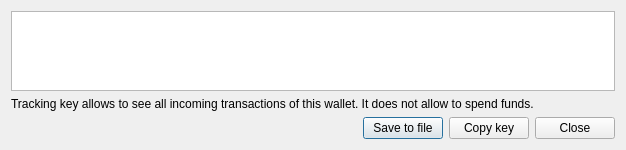
<?xml version="1.0" encoding="UTF-8"?>
<ui version="4.0">
  <class>ExportTrackingKeyDialog</class>
  <widget class="QDialog" name="ExportTrackingKeyDialog">
    <property name="geometry">
      <rect>
        <x>0</x>
        <y>0</y>
        <width>626</width>
        <height>150</height>
      </rect>
    </property>
    <property name="minimumSize">
      <size>
        <width>600</width>
        <height>150</height>
      </size>
    </property>
    <property name="maximumSize">
      <size>
        <width>16777215</width>
        <height>16777215</height>
      </size>
    </property>
    <property name="windowTitle">
      <string>Export tracking key</string>
    </property>
    <property name="windowIcon">
      <iconset resource="../../resources.qrc">
        <normaloff>:/images/cryptonote</normaloff>:/images/cryptonote
      </iconset>
    </property>
    <layout class="QVBoxLayout" name="verticalLayout">
      <item>
        <layout class="QHBoxLayout" name="horizontalLayout_3">
          <property name="topMargin">
            <number>0</number>
          </property>
          <item>
            <widget class="QTextEdit" name="m_trackingKeyEdit">
              <property name="readOnly">
                <bool>true</bool>
              </property>
              <property name="acceptRichText">
                <bool>false</bool>
              </property>
            </widget>
          </item>
        </layout>
      </item>
      <item>
        <widget class="QLabel" name="label">
          <property name="text">
            <string>Tracking key allows to see all incoming transactions of this wallet. It does not allow to spend funds.</string>
          </property>
        </widget>
      </item>
      <item>
        <layout class="QHBoxLayout" name="horizontalLayout">
          <item>
            <spacer name="horizontalSpacer">
              <property name="orientation">
                <enum>Qt::Horizontal</enum>
              </property>
              <property name="sizeHint" stdset="0">
                <size>
                  <width>40</width>
                  <height>20</height>
                </size>
              </property>
            </spacer>
          </item>
          <item>
            <widget class="QPushButton" name="m_saveTrackingKeyButton">
              <property name="text">
                <string>Save to file</string>
              </property>
              <property name="icon">
                <iconset resource="../../resources.qrc">
                  <normaloff>:/icons/save</normaloff>:/icons/save
                </iconset>
              </property>
            </widget>
          </item>
          <item>
            <widget class="QPushButton" name="m_copyTrackingKeyButton">
              <property name="text">
                <string>Copy key</string>
              </property>
              <property name="icon">
                <iconset resource="../../resources.qrc">
                  <normaloff>:/icons/copy_white</normaloff>:/icons/copy_white
                </iconset>
              </property>
            </widget>
          </item>
          <item>
            <widget class="QPushButton" name="ClosePushButton">
              <property name="text">
                <string>Close</string>
              </property>
            </widget>
          </item>
        </layout>
      </item>
    </layout>
  </widget>
  <resources>
    <include location="../../resources.qrc"/>
  </resources>
  <connections>
    <connection>
      <sender>ClosePushButton</sender>
      <signal>clicked()</signal>
      <receiver>ExportTrackingKeyDialog</receiver>
      <slot>accept()</slot>
      <hints>
        <hint type="sourcelabel">
          <x>622</x>
          <y>274</y>
        </hint>
        <hint type="destinationlabel">
          <x>333</x>
          <y>149</y>
        </hint>
      </hints>
    </connection>
    <connection>
      <sender>m_copyTrackingKeyButton</sender>
      <signal>clicked()</signal>
      <receiver>ExportTrackingKeyDialog</receiver>
      <slot>copyKey()</slot>
      <hints>
        <hint type="sourcelabel">
          <x>711</x>
          <y>68</y>
        </hint>
        <hint type="destinationlabel">
          <x>419</x>
          <y>44</y>
        </hint>
      </hints>
    </connection>
    <connection>
      <sender>m_saveTrackingKeyButton</sender>
      <signal>clicked()</signal>
      <receiver>ExportTrackingKeyDialog</receiver>
      <slot>saveKeyToFile()</slot>
      <hints>
        <hint type="sourcelabel">
          <x>412</x>
          <y>127</y>
        </hint>
        <hint type="destinationlabel">
          <x>312</x>
          <y>74</y>
        </hint>
      </hints>
    </connection>
  </connections>
</ui>
